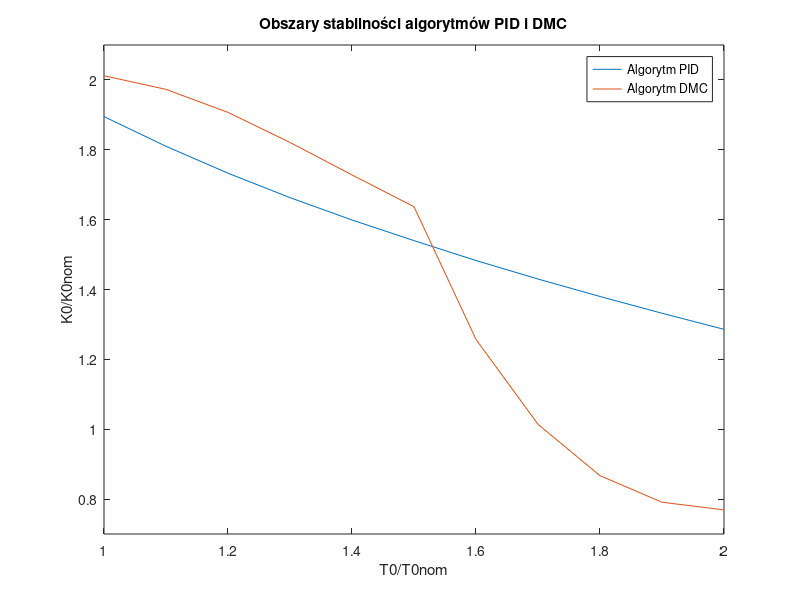

The MATLAB script that drew this image:
T = [1; 1.1; 1.2; 1.3; 1.4; 1.5; 1.6; 1.7; 1.8; 1.9; 2];

K_pid = [
    1.895
    1.810
    1.733
    1.663
    1.599
    1.540
    1.483
    1.430
    1.380
    1.332
    1.286
];

K_dmc = [
    2.012
    1.973
    1.907
    1.821
    1.728
    1.637
    1.257
    1.014
    0.867
    0.791
    0.769
];

plot(T, K_pid)
hold on
plot(T, K_dmc)
hold off
ylim([0.7 2.1])
xlabel('T0/T0nom')
ylabel('K0/K0nom')
legend('Algorytm PID', 'Algorytm DMC')
title('Obszary stabilności algorytmów PID i DMC')
print('STP_projekt2_zad6_wykresy','-dpng','-r400');